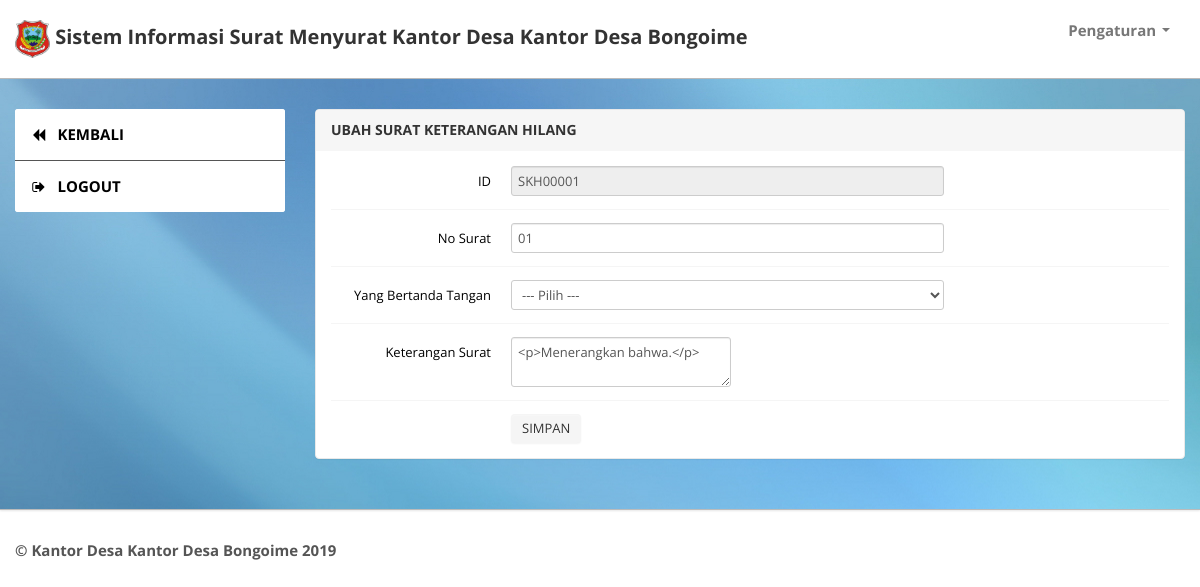
Page /ubah-skh.php?id_skh=SKH00001 (signed in) on the committed database.
### tables this page shows
CREATE TABLE `tbl_instansi` (
  `id_instansi` int(11) NOT NULL,
  `nm` varchar(100) NOT NULL
);

CREATE TABLE `tbl_skh` (
  `id_skh` varchar(30) NOT NULL,
  `id_pg` varchar(30) NOT NULL,
  `no_surat_skh` varchar(30) NOT NULL,
  `ket` text NOT NULL
);

### ubah-skh.php (the view, shortened to what this page needs)
<?php
if(empty($_SESSION['username'] AND $_SESSION['hak_akses'])){
header("location:index.php");
}else{
$id_skh       = mysqli_escape_string($config,$_GET['id_skh']);
$query = mysqli_query($config, " SELECT * FROM tbl_skh WHERE id_skh='$id_skh'");
$a            = mysqli_fetch_array($query);
$id_skh  	  = $a['id_skh'];
$no_surat_skh = $a['no_surat_skh'];
$ket  		  = $a['ket'];
?>
<!DOCTYPE html>
<html lang="en">
<head>
	<link type="text/css" href="bootstrap/css/bootstrap.min.css" rel="stylesheet">
	<link type="text/css" href="bootstrap/css/bootstrap-responsive.min.css" rel="stylesheet">
	<link type="text/css" href="css/theme.css" rel="stylesheet">
	<link type="text/css" href="images/icons/css/font-awesome.css" rel="stylesheet">
</head>
<body>
	 <div class="navbar navbar-fixed-top">
            <div class="navbar-inner">
                <div class="container">
                        <a class="brand" href="">
                        <img width="35" height="35" src="logodesa/logodesa.png">
                        <?php
                        $query = mysqli_query($config, "SELECT * FROM tbl_instansi WHERE id_instansi");
                        $data=mysqli_fetch_assoc($query);
                        ?>
                        Sistem Informasi Surat Menyurat <?php echo 'Kantor Desa '.$data['nm']; ?>
                        </a>
                    <div class="nav-collapse collapse navbar-inverse-collapse">
                        <ul class="nav pull-right">
                            <li class="nav-user dropdown"><a href="#" class="dropdown-toggle" data-toggle="dropdown">
                                Pengaturan
                                <b class="caret"></b></a>
                            </li>
                        </ul>
                    </div>
                </div>
            </div>
        </div>
	<div class="wrapper">
		<div class="container">
			<div class="row">
				<div class="span3">
					 <div class="sidebar">
                            <ul class="widget widget-menu unstyled">
                                <li class="active"><a href="tabel-skh.php"><i class="menu-icon icon-backward"></i>KEMBALI
                                </a></li>
                                 <li><a href="logout.php"><i class="menu-icon icon-signout">
                                </i>LOGOUT
                                </a></li>
                            </ul>
                        </div>
				</div>
				<div class="span9">
					<div class="content">
						<div class="module">
							<div class="module-head">
								<h3>UBAH SURAT KETERANGAN HILANG</h3>
							</div>
							<div class="module-body">
									<form class="form-horizontal row-fluid" method="post" action="proses-ubah-skh.php">
										<div class="control-group">
											<label class="control-label" for="basicinput">ID</label>
											<div class="controls">
												<input type="text" name="id_skh" id="basicinput" class="span8" value="<?php echo $id_skh; ?>" readonly>
											</div>
										</div>
										<div class="control-group">
											<label class="control-label" for="basicinput">No Surat</label>
											<div class="controls">
												<input type="text" name="no_surat_skh" id="basicinput" class="span8" placeholder="...." autocomplete="off" value="<?php echo $no_surat_skh; ?>" >
											</div>
										</div>
										<div class="control-group">
										<label class="control-label" for="basicinput">Yang Bertanda Tangan</label>
											<div class="controls">
												<select name="id_pg" tabindex="1" class="span8">
												<option value="0">--- Pilih ---</option>
												</select>
											</div>
										</div>
										<div class="control-group">
											<label class="control-label" for="basicinput">
											Keterangan Surat</label>
											<div class="controls">
												<textarea name="ket" class="texteditor"><?php echo $ket; ?></textarea>
											</div>
										</div>
										<div class="control-group">
											<div class="controls">
												<button name="simpan" type="submit" class="btn">SIMPAN</button>
											</div>
										</div>
									</form>
							</div>
						</div>
					</div>
				</div>
			</div>
		</div>
	</div>
	<div class="footer">
		<div class="container">
			 <b class="copyright">
                <?php
                $query = mysqli_query($config, "SELECT * FROM tbl_instansi WHERE id_instansi");
                $data=mysqli_fetch_assoc($query);
                ?>
                &copy; <?php echo 'Kantor Desa '.$data['nm'] . " " .date('Y'); ?>
            </b>
		</div>
	</div>
</body>
</html>
<?php
}
?>

### css/theme.css (style rules this page uses)
body { font-size: 15px; font-family: 'Open Sans', Arial, sans-serif; background: #fff; font-weight: bold; color: #000000; }
h1, h2, h3, h4, h5, h6 { color: #333; margin-top: 0 }
h3 { font-size: 20px }
strong, b { color: #555 }
.wrapper { background: url(../images/tema.jpg) #eee; border-bottom: 1px solid #bbb; -webkit-box-shadow: 0 1px 2px rgba(0,0,0,0.1); -moz-box-shadow: 0 1px 2px rgba(0,0,0,0.1); box-shadow: 0 1px 2px rgba(0,0,0,0.1); padding: 30px 0 }
.footer { color: #999; padding: 30px 0 60px }
form { margin: 0 }
select, textarea, input[type="text"], input[type="password"], input[type="datetime"], input[type="datetime-local"], input[type="date"], input[type="month"], input[type="time"], input[type="week"], input[type="number"], input[type="email"], input[type="url"], input[type="search"], input[type="tel"], input[type="color"], .uneditable-input, label, input, button, select, textarea { -webkit-border-radius: 3px; -moz-border-radius: 3px; border-radius: 3px; font-size: 13px; font-family: 'Open Sans', Tahoma, Arial, sans-serif }
body [class^="icon-"], body [class*=" icon-"] { font-size: 14px; line-height: 20px; height: 20px }
.module { background: #fff; -webkit-border-radius: 3px; -moz-border-radius: 3px; border-radius: 3px; border: 1px solid #ccc; border-bottom-color: #bbb; -webkit-box-shadow: 0 0 1px rgba(0,0,0,0.2); -moz-box-shadow: 0 0 1px rgba(0,0,0,0.2); box-shadow: 0 0 1px rgba(0,0,0,0.2); margin-bottom: 30px }
.form-horizontal .control-group, .form-vertical .control-group { margin-bottom: 0 }
.form-horizontal .control-group+.control-group, .form-vertical .control-group+.control-group { margin-top: 13px; padding-top: 13px; border-top: 1px solid #f5f5f5 }
.navbar { position: static!important; margin: 0!important }
.navbar .navbar-inner { background: #fff; border-bottom: 1px solid #bbb; -webkit-box-shadow: 0 1px 2px rgba(0,0,0,0.15); -moz-box-shadow: 0 1px 2px rgba(0,0,0,0.15); box-shadow: 0 1px 2px rgba(0,0,0,0.15) }
.navbar .brand { color: #333; font-weight: bold; font-size: 20px; margin-right: 20px; padding: 20px }
.navbar .nav>li>a { padding: 20px 15px; font-weight: bold; color: #777 }
.nav-user>a { height: 20px }
.btn, .btn-box { -webkit-border-radius: 3px; -moz-border-radius: 3px; border-radius: 3px }
.btn { font-size: 13px; font-weight: 600 }
.btn { display: inline-block; margin-bottom: 0; font-weight: 400; text-align: center; vertical-align: middle; cursor: pointer; background-image: none; border: 1px solid transparent; white-space: nowrap; padding: 4px 10px; font-size: 13px; line-height: 1.42857; border-radius: 4px; -webkit-user-select: none; -moz-user-select: none; -ms-user-select: none; user-select: none }
.widget-menu { background: #fff; -webkit-border-radius: 3px; -moz-border-radius: 3px; border-radius: 3px; overflow: hidden }
.widget-menu a { color: #000; font-weight: bold; display: block; line-height: 20px; padding: 15px; text-decoration: none!important }
.widget-menu .menu-icon { margin-right: 10px; color: #000000; -webkit-transition: all .2s ease-in-out; -moz-transition: all .2s ease-in-out; transition: all .2s ease-in-out; }
.widget-menu>li+li { border-top: 1px solid #555 }
.widget-menu>li>a { background-color: #ffffff; color: #000000; -webkit-transition: all .2s ease-in-out; -moz-transition: all .2s ease-in-out; transition: all .2s ease-in-out; }
.module { box-shadow: 0 0 3px rgba(0,0,0,.1); border-color: #e9e9e9; margin-bottom: 20px; background-color: #fff; border-radius: 4px; -webkit-box-shadow: 0 1px 1px rgba(0,0,0,.05); box-shadow: 0 1px 1px rgba(0,0,0,.05); }
.module-head { color: #767676; background-color: #f6f6f6; border-color: #e9e9e9; padding: 10px 15px; border-bottom: 1px solid transparent; border-top-right-radius: 3px; border-top-left-radius: 3px; }
.module-head h3 { font-size: 14px; line-height: 20px; height: 20px; margin: 0 }
.module-body { padding: 15px }

### rows in the picture
tbl_instansi: nm "Kantor Desa Bongoime"
tbl_skh: id_skh "SKH00001", no_surat_skh "01", ket "<p>Menerangkan bahwa.</p>"
